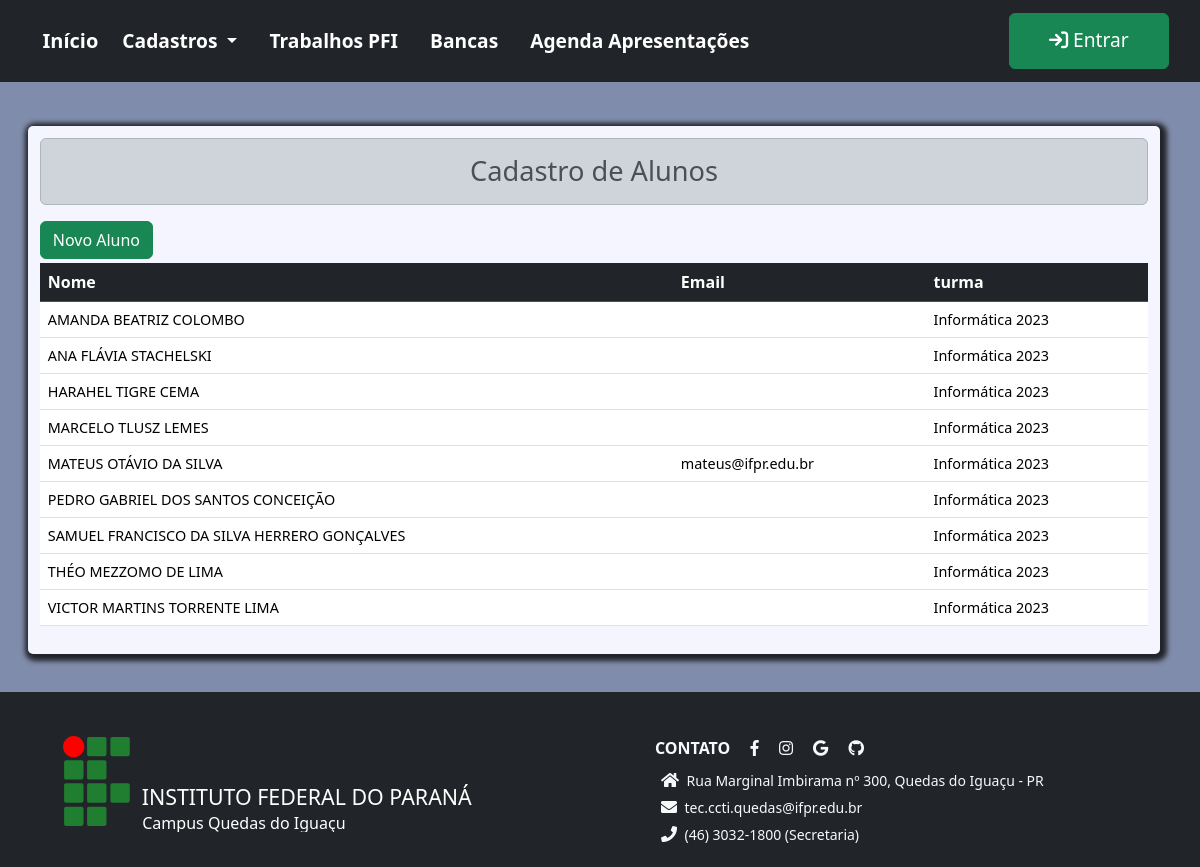
The page /alunos/listar/ on the database as committed earlier.
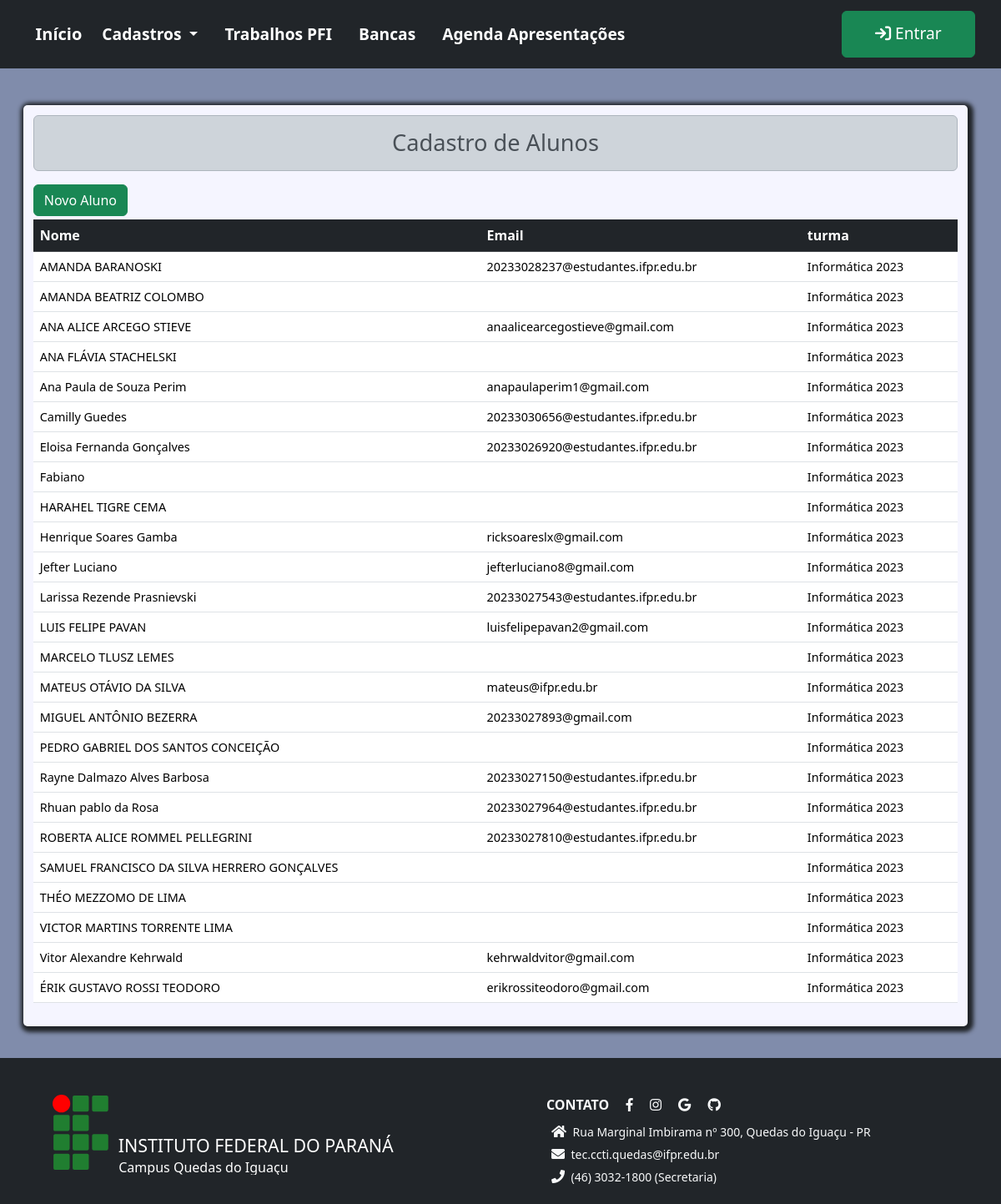
The same page on the database as committed later.
### pfi/models.py (models this page shows, shortened)
class Aluno(models.Model):
    ativo = models.BooleanField(default=True)
    nome = models.CharField(max_length=150, null=False, blank=False)
    email = models.EmailField(max_length=50, null=True, blank=True)
    ano_ingresso = models.IntegerField(
        validators=[MinValueValidator(2010), MaxValueValidator(datetime.date.today().year)])  # ano atual
    turma = models.ForeignKey(Turma, on_delete=models.RESTRICT, blank=True, null=True)

class Turma(models.Model):
    nome = models.CharField(max_length=150, null=False, blank=False)
    ano = models.IntegerField(
        validators=[MinValueValidator(2010), MaxValueValidator(datetime.date.today().year)])  # ano atual
    curso = models.ForeignKey(Curso, on_delete=models.RESTRICT, blank=False, null=False)
    ativo = models.BooleanField(default=True)
    def __str__(self) -> str:
        return f'{self.nome}'

### pfi/views.py (the view)
# urls.py: path('alunos/listar/', views.ListAlunos.as_view(), name='alunos'),
class ListAlunos(ListView):
    template_name = 'aluno_list.html'
    model = Aluno
    queryset = Aluno.objects.all().order_by('nome')
    context_object_name = 'alunos'
    extra_context = {'form_titulo': 'Cadastro de Alunos'}
    def get_queryset(self):
        return Aluno.objects.all().order_by(Lower('nome'))

### pfi/templates/aluno_list.html (shortened to what this page needs)
{% extends 'page.html' %}
{% block conteudo %}
<div class="content container">
    <h2 class="text-center alert alert-dark">
        {{form_titulo}}
    </h2>
    <div class="row">
            <div>
                <a class="btn btn-success" href="{% url 'new_aluno'%}">Novo Aluno</a>
            </div>
        <div class="col-md-12 mt-1 table-responsive table-striped">
            <table class="table table-hover">
                <thead class='table-dark'>
                    <tr>
                        <th>Nome</th>
                        <th>Email</th>
                        <th>turma</th>
                    </tr>
                </thead>
                <tbody class='bg-light'>
                    {% for aluno in alunos %}
                    <tr>
                        <td>{{aluno.nome}}</td>
                        <td>{{aluno.email |default_if_none:""}}</td>
                        <td>{{aluno.turma |default_if_none:""}}</td>
                    </tr>
                    {%empty%}
                    <p>Nenhum aluno cadastrado!</p>
                    {% endfor %}
                </tbody>
            </table>
        </div>
    </div>
</div>
{% endblock conteudo %}

Rows that differ between the two databases and show on the page:
added Aluno: nome "AMANDA BARANOSKI", email "20233028237@estudantes.ifpr.edu.br", turma "Informática 2023"
added Aluno: nome "ANA ALICE ARCEGO STIEVE", email "anaalicearcegostieve@gmail.com", turma "Informática 2023"
added Aluno: nome "Ana Paula de Souza Perim", email "anapaulaperim1@gmail.com", turma "Informática 2023"
added Aluno: nome "Camilly Guedes", email "20233030656@estudantes.ifpr.edu.br", turma "Informática 2023"
added Aluno: nome "Eloisa Fernanda Gonçalves", email "20233026920@estudantes.ifpr.edu.br", turma "Informática 2023"
added Aluno: nome "Fabiano", turma "Informática 2023"
added Aluno: nome "Henrique Soares Gamba", email "ricksoareslx@gmail.com", turma "Informática 2023"
added Aluno: nome "Jefter Luciano", email "jefterluciano8@gmail.com", turma "Informática 2023"
added Aluno: nome "Larissa Rezende Prasnievski", email "20233027543@estudantes.ifpr.edu.br", turma "Informática 2023"
added Aluno: nome "LUIS FELIPE PAVAN", email "luisfelipepavan2@gmail.com", turma "Informática 2023"
added Aluno: nome "MIGUEL ANTÔNIO BEZERRA", email "20233027893@gmail.com", turma "Informática 2023"
added Aluno: nome "Rayne Dalmazo Alves Barbosa", email "20233027150@estudantes.ifpr.edu.br", turma "Informática 2023"
added Aluno: nome "Rhuan pablo da Rosa", email "20233027964@estudantes.ifpr.edu.br", turma "Informática 2023"
added Aluno: nome "ROBERTA ALICE ROMMEL PELLEGRINI", email "20233027810@estudantes.ifpr.edu.br", turma "Informática 2023"
added Aluno: nome "Vitor Alexandre Kehrwald", email "kehrwaldvitor@gmail.com", turma "Informática 2023"
added Aluno: nome "ÉRIK GUSTAVO ROSSI TEODORO", email "erikrossiteodoro@gmail.com", turma "Informática 2023"
